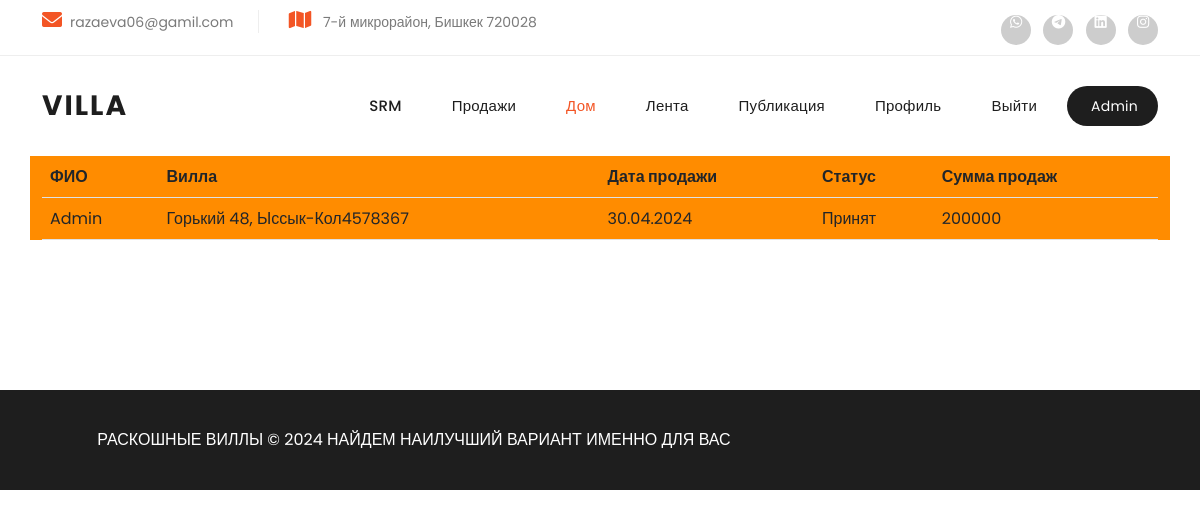
/order_list/ (signed in), run on the app's committed database.
### user/models.py (models this page shows, shortened)
class MyUser(AbstractBaseUser):
    username = models.CharField(
        max_length=123
    )
    email = models.EmailField(
        unique=True,
    )
    phone_number = models.CharField(
        max_length=13,
    )
    status = models.PositiveIntegerField(
        choices=(
            (1, 'Обычный пользователь'),
            (2, 'Менеджер'),
        ),
        default=1
    )
    created_date = models.DateTimeField(
        auto_now_add=True
    )
    is_admin = models.BooleanField(
        default=False
    )
    objects = MyUserManager()
    USERNAME_FIELD = 'email'
    REQUIRED_FIELDS = ['username', 'phone_number']
    def __str__(self):
        return self.username
    class Meta:
        verbose_name = 'Пользователь'
        verbose_name_plural = 'Пользователи'

### app/models.py (models this page shows, shortened)
class Storage(models.Model):
    user = models.ForeignKey(User, on_delete=models.CASCADE)
    house = models.ForeignKey(House, on_delete=models.CASCADE)
    created_date = models.DateTimeField(auto_now_add=True)
    status = models.PositiveIntegerField(
        choices=(
            (1, 'В обработке'),
            (2, 'Откланен'),
            (3, 'Принят'),
        ),
        default=1
    )

class House(models.Model):
    category = models.ForeignKey(
        Category,
        on_delete=models.CASCADE
    )
    address = models.CharField(
        max_length=299
    )
    region = models.CharField(
        max_length=123
    )
    post_code = models.CharField(
        max_length=55
    )
    image = models.ImageField(
        upload_to='media/villa'
    )
    area = models.CharField(
        max_length=17
    )
    floor = models.PositiveIntegerField()
    bedroom = models.PositiveIntegerField()
    bathroom = models.PositiveIntegerField()
    parking_lot = models.PositiveIntegerField()
    description = models.TextField()
    is_security = models.BooleanField(
        default=False
    )
    authorization_type = models.PositiveIntegerField(
        choices=(
            (1, 'Белая книга'),
            (2, 'Зеленая книга'),
            (3, 'Красная книга'),
            (4, 'Для аренды'),
        )
    )
    payment_method = models.ForeignKey(
        'PaymentMethod',
        on_delete=models.CASCADE
    )
    price = models.DecimalField(
        max_digits=12,
        decimal_places=2,
        default=0.00,
    )
    created_date = models.DateTimeField(
        auto_now_add=True
    )
    update_date = models.DateTimeField(
        auto_now=True
    )
    is_active = models.BooleanField(
        default=True
    )
    slug = models.SlugField(unique=True, blank=True, null=True)
    def __str__(self):
        return f"{self.address}, {self.region}{self.post_code}"

### srm/views.py (the view)
# urls.py: path('order_list/', views.storage_list_view, name='order_list')
def storage_list_view(request):
    orders = Storage.objects.filter(status=3)
    total_price = orders.aggregate(total=Sum('house__price'))['total']
    return render(request, 'srm/order_list.html',{'orders': orders, 'total_price': total_price})

### srm/templates/srm/order_list.html
{% extends 'base.html' %}
{% load static %}
{% block content %}
<body>
{% if request.user.status == 2 or request.user.is_admin == True %}
<div class="container" style="background-color: darkorange;">
<table class="table">
  <thead class="thead-dark">
    <tr>
      <th scope="col">ФИО</th>
      <th scope="col">Вилла</th>
      <th scope="col">Дата продажи</th>
      <th scope="col">Статус</th>
      <th scope="col">Сумма продаж</th>
    </tr>
  </thead>
  <tbody>
    <tr>
      {% for orders in orders %}
      <td>{{ orders.user }}</td>
      <td>{{ orders.house }}</td>
      <td>{{ orders.created_date | date:"d.m.Y" }}</td>
      <td>{{ orders.get_status_display }}</td>
      {% endfor %}
      <td>{{ total_price }}</td>
    </tr>
  </tbody>
</table>
  </div>
{% endif %}
</body>
{% endblock %}

### app/templates/base.html (shortened to what this page needs)
{% load static %}
<html lang="en">
 <head>
    <link href="{% static 'vendor/bootstrap/css/bootstrap.min.css' %}" rel="stylesheet">
    <link rel="stylesheet" href="{% static 'assets/css/fontawesome.css' %}">
    <link rel="stylesheet" href="{% static 'assets/css/templatemo-villa-agency.css' %}">
    <link rel="stylesheet" href="{% static 'assets/css/owl.css' %}">
    <link rel="stylesheet" href="{% static 'assets/css/animate.css' %}">
    <link rel="stylesheet"href="https://unpkg.com/swiper@7/swiper-bundle.min.css"/>
  </head>
  <body>
    <div class="sub-header">
    <div class="container">
      <div class="row">
        <div class="col-lg-8 col-md-8">
          <ul class="info">
            <li><i class="fa fa-envelope"></i><a>razaeva06@gamil.com</a></li>
            <li><i class="fa fa-map"></i> 7-й микрорайон, Бишкек 720028</li>
          </ul>
        </div>
        <div class="col-lg-4 col-md-4">
          <ul class="social-links">
            <li><a href="https://api.whatsapp.com/send?phone=996771090946"><i class="fab fa-whatsapp"></i></a></li>
            <li><a href="https://t.me/phoeeniixxx" target="_blank"><i class="fab fa-telegram"></i></a></li>
            <li><a href="https://www.linkedin.com/in/%D0%B4%D0%B8%D0%BB%D0%B4%D0%B5-%D1%80%D0%B0%D0%B7%D0%B0%D0%B5%D0%B2%D0%B0-95b466297?utm_source=share&utm_campaign=share_via&utm_content=profile&utm_medium=ios_app"><i class="fab fa-linkedin"></i></a></li>
            <li><a href="https://www.instagram.com/_1razaeva_/?next=%2F"><i class="fab fa-instagram"></i></a></li>
          </ul>
        </div>
      </div>
    </div>
  </div>
  <header class="header-area header-sticky">
    <div class="container">
        <div class="row">
            <div class="col-12">
                <nav class="main-nav">
                    <a href="{% url 'index' %}" class="logo">
                        <h1>Villa</h1>
                    </a>
                    <ul class="nav">
                        {% if request.user.status == 2 or request.user.is_admin == True %}
                      <li><a href="{% url 'lead_list' %}">SRM</a></li>
                      <li><a href="{% url 'order_list' %}">Продажи</a></li>
                        {% endif %}
                      <li><a href="{% url 'index' %}" class="active">Дом</a></li>
                      <li><a href="{% url 'house_list' %}">Лента</a></li>
                      <li><a href="{% url 'house_detail' 1 %}">Публикация</a></li>
                      <li><a href="{% url 'profile' %}">Профиль</a></li>
                        {% if request.user.is_authenticated %}
                      <li><a href="{% url 'logout' %}"></i> Выйти</a></li>
                      <li><a href="#"></i>&nbsp;&nbsp;&nbsp;&nbsp;&nbsp; {{ request.user }}</a></li>
                        {% else %}
                      <li><a href="{% url 'register' %}"></i>Регистрация</a></li>
                      <li><a href="{% url 'login' %}"></i>&nbsp;&nbsp;&nbsp;&nbsp;&nbsp; Войти</a></li>
                        {% endif %}
                  </ul>
                </nav>
            </div>
        </div>
    </div>
  </header>
 {% block content %}
 {% endblock %}
  <footer>
    <div class="container">
      <div class="col-lg-8">
        <p>РАСКОШНЫЕ ВИЛЛЫ © 2024 НАЙДЕМ НАИЛУЧШИЙ ВАРИАНТ ИМЕННО ДЛЯ ВАС
      </div>
    </div>
  </footer>
  </body>
</html>

### static/assets/css/templatemo-villa-agency.css (style rules this page uses)
html, body, div, span, applet, object, iframe, h1, h2, h3, h4, h5, h6, p, blockquote, div pre, a, abbr, acronym, address, big, cite, code, del, dfn, em, font, img, ins, kbd, q, s, samp, small, strike, strong, sub, sup, tt, var, b, u, i, center, dl, dt, dd, ol, ul, li, figure, header, nav, section, article, aside, footer, figcaption { margin: 0; padding: 0; border: 0; outline: 0; }
ul, li { padding: 0; margin: 0; list-style: none; }
header, nav, section, article, aside, footer, hgroup { display: block; }
* { box-sizing: border-box; }
html, body { font-family: 'Poppins', sans-serif; -ms-text-size-adjust: 100%; -webkit-font-smoothing: antialiased; -moz-osx-font-smoothing: grayscale; }
a { text-decoration: none !important; }
h1, h2, h3, h4, h5, h6 { color: #1e1e1e; margin-top: 0px; margin-bottom: 0px; font-weight: 700; }
ul { margin-bottom: 0px; }
p { font-size: 14px; line-height: 28px; color: #4a4a4a; }
html, body { font-family: 'Poppins', sans-serif; }
.sub-header { background-color: #fff; padding: 10px 0px; border-bottom: 1px solid #eee; }
.sub-header ul li { display: inline-block; }
.sub-header ul.social-links { text-align: right; }
.sub-header ul.social-links li { margin-left: 8px; }
.sub-header ul.social-links li a { display: inline-block; width: 30px; height: 30px; background-color: #cdcdcd; border-radius: 50%; text-align: center; line-height: 30px; color: #fff; font-size: 14px; transition: all .3s; }
.sub-header ul.info li { font-size: 14px; color: #7a7a7a; border-right: 1px solid #eee; margin-right: 25px; padding-right: 25px; }
.sub-header ul.info li:last-child { margin-right: 0px; padding-right: 0px; border-right: none; }
.sub-header ul.info li i { font-size: 20px; color: #f35525; margin-right: 8px; }
.header-area { position: relative; background-color: #fff; height: 100px; z-index: 100; -webkit-transition: all .5s ease 0s; -moz-transition: all .5s ease 0s; -o-transition: all .5s ease 0s; transition: all .5s ease 0s; }
.header-area .main-nav { background: transparent; display: flex; }
.header-area .main-nav .logo { -webkit-transition: all 0.3s ease 0s; -moz-transition: all 0.3s ease 0s; -o-transition: all 0.3s ease 0s; transition: all 0.3s ease 0s; display: inline-block; }
.header-area .main-nav .logo h1 { line-height: 100px; font-size: 28px; text-transform: uppercase; color: #1e1e1e; font-weight: 700; letter-spacing: 2px; }
.header-area .main-nav ul.nav { flex-basis: 100%; margin-top: 30px; justify-content: right; -webkit-transition: all 0.3s ease 0s; -moz-transition: all 0.3s ease 0s; -o-transition: all 0.3s ease 0s; transition: all 0.3s ease 0s; position: relative; z-index: 999; }
.header-area .main-nav .nav li:last-child { padding-right: 0px; }
.header-area .main-nav .nav li { padding-left: 10px; padding-right: 10px; height: 100px; line-height: 100px; }
.header-area .main-nav .nav li a { display: block; padding-left: 20px; padding-right: 20px; font-weight: 500; font-size: 15px; height: 40px; line-height: 40px; text-transform: capitalize; color: #1e1e1e; -webkit-transition: all 0.4s ease 0s; -moz-transition: all 0.4s ease 0s; -o-transition: all 0.4s ease 0s; transition: all 0.4s ease 0s; border: transparent; letter-spacing: .25px; }
.header-area .main-nav .nav li:last-child a { background-color: #1e1e1e; color: #fff; font-size: 14px; font-weight: 400; text-transform: none; border-radius: 20px; padding-left: 0px; }
.header-area .main-nav .nav li a.active { color: #f35525; }
@media (max-width: 1200px) { .header-area .main-nav .nav li { padding-left: 5px; padding-right: 5px; } }
footer { margin-top: 150px; background-color: #1e1e1e; min-height: 100px; }
footer p { text-align: center; line-height: 100px; color: #fff; font-size: 16px; font-weight: 400; }
body { overflow-x: hidden; }

### data on the page
MyUser: user "Admin"
Storage: user "Admin", house "Горький 48, Ыссык-Кол4578367", created_date "30.04.2024", status "Принят"

### other printed values
{{ total_price }} "200000"
